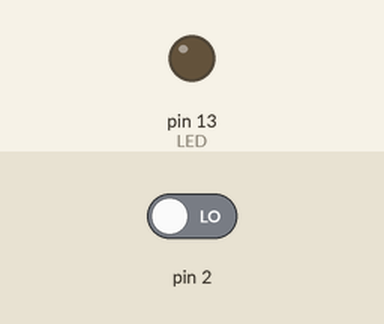
This sketch was run on a simulated Arduino Uno, built with avr-gcc and run on an emulated ATmega328P. On the bench: output pins drawn as LEDs (lit = HIGH). The inputs (shaded band) are chosen by the test bench; at power-on: pin 2 LOW.

Above: at 1.2 s.
1.3 s: pin 2 driven HIGH
At 2.5 s:
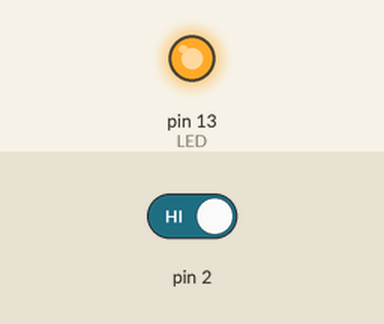
Timing chart, 0 to 4.3 s (numbered marks = the images above; inputs shaded):
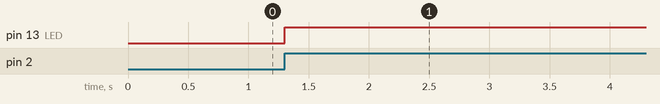

The sketch:

lab2task1_copy_20251008125948.ino
```cpp
#include <avr/io.h>
#include <util/delay.h>

void setup() {
    DDRB |= (1 << DDB5);   // Pin 13 as OUTPUT
    DDRD &= ~(1 << DDD2);  // Pin 2 as INPUT
    PORTD &= ~(1 << PORTD2); // Disable internal pull-up
}

void loop() {
    static uint8_t prevState = 0;  // Previous button state
    static uint8_t ledState = 0;   // LED state

    uint8_t currentState = (PIND & (1 << PIND2)) ? 1 : 0;

    // Detect rising edge: button released (0) -> pressed (1)
    if (prevState == 0 && currentState == 1) {
        ledState ^= 1;  // Toggle LED

        if (ledState) {
            PORTB |= (1 << PORTB5);   // Turn LED ON
        } else {
            PORTB &= ~(1 << PORTB5);  // Turn LED OFF
        }

        _delay_ms(50);  // Simple debounce
    }

    prevState = currentState;
}
```

Measured:
- after the input at 1.3 s, pin 13 (LED): LOW → HIGH at once
